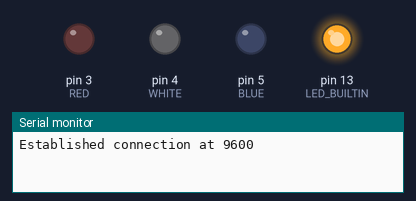
Recording of a sketch running on a simulated Arduino Uno, built with avr-gcc and run on an emulated ATmega328P. Parts: output pins drawn as LEDs (lit = HIGH), the last lines printed to the serial monitor.

Above: at 0.2 s.
At 1.2 s:
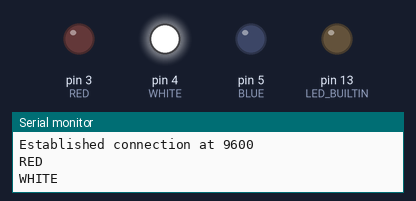
At 2.7 s:
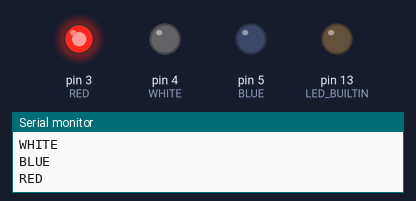
At 3.7 s:
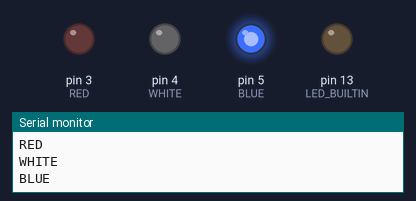
Timing chart, 0 to 4.6 s (numbered marks = the images above):
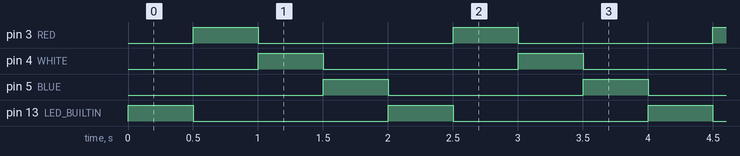

The sketch:

lights.ino
```cpp
#define RED 3
#define WHITE 4
#define BLUE 5

#define BAUD_RATE 9600


void setup() {
  pinMode(LED_BUILTIN, OUTPUT);
  pinMode(RED, OUTPUT);
  pinMode(WHITE, OUTPUT);
  pinMode(BLUE, OUTPUT);

  Serial.begin(BAUD_RATE);
  Serial.println("Established connection at " + String(BAUD_RATE));
}


int wait = 500;

void loop() {
  digitalWrite(LED_BUILTIN, HIGH);
  delay(wait);
  digitalWrite(LED_BUILTIN, LOW);

  digitalWrite(RED, HIGH);
  Serial.println("RED");
  delay(wait);
  digitalWrite(RED, LOW);

  digitalWrite(WHITE, HIGH);
  Serial.println("WHITE");
  delay(wait);
  digitalWrite(WHITE, LOW);

  digitalWrite(BLUE, HIGH);
  Serial.println("BLUE");
  delay(wait);
  digitalWrite(BLUE, LOW);
}
```

Measured:
- by itself, pin 3 (RED), pin 4 (WHITE), pin 5 (BLUE), pin 13 (LED_BUILTIN): alternates HIGH for 0.50 s and LOW for 1.5 s
- by itself, everything shown: repeats every 2.0 s, in 5 steps
